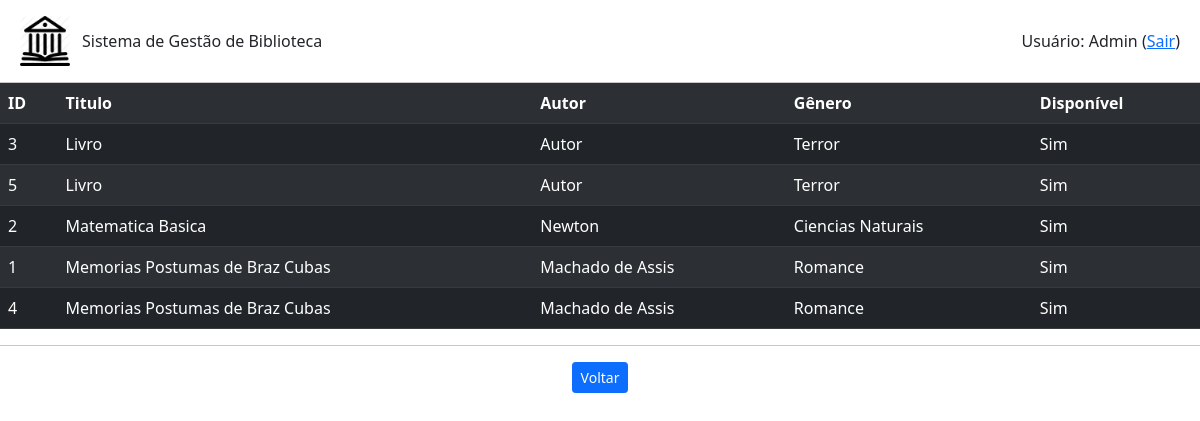
Before: /livro/listar (signed in) with the older database file.
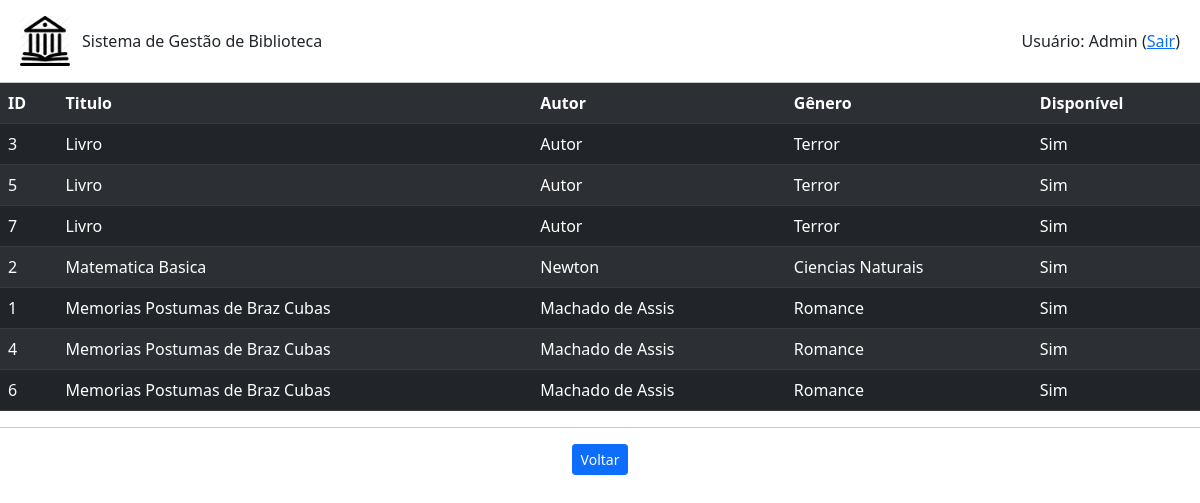
After: the same page with the newer database file.
### livro.py (models this page shows)
class Livro(db.Model):
    id = db.Column(db.Integer, primary_key=True)
    titulo = db.Column(db.String(200), unique=False, nullable=False)
    autor = db.Column(db.String(80), unique=False, nullable=False)
    genero = db.Column(db.String(120), unique=False, nullable=False)
    disponivel = db.Column(db.Boolean, default=True)
    emprestimo = db.relationship('Emprestimo', backref='livro', lazy=True)

### app.py (the view)
@app.route('/livro/listar')
def listar_livros():
    if session.get('autenticado',False)==False:
        flash(u'Login necessário!', category='warning')
        return(redirect(url_for('login')))
    livros = Livro.query.order_by(Livro.titulo).all()
    return(render_template('livros.html', livros=livros))

### templates/livros.html (shortened to what this page needs)
{% extends "base.html" %}
{% block conteudo %}
<table class="table table-dark table-striped">
    <tr>
        <th>ID</th>
        <th>Titulo</th>
        <th>Autor</th>
        <th>Gênero</th>
        <th>Disponível</tr>
    {% for livro in livros %}
        <tr>
            <td>{{livro.id}}</td>
            <td>{{livro.titulo}}</td>
            <td>{{livro.autor}}</td>
            <td>{{livro.genero}}</td>
            {% if livro.disponivel == True %}
                <td>Sim</td>
            {% else %}
                 <td>Não</td>
            {% endif %}
        </tr>
    {% endfor %}
</table>
<hr>
    <div class="row text-center">
        <div class="col mr-1">
            <a class="btn btn-primary btn-sm" href="{{url_for('root')}}" role="button">Voltar</a>
        </div>
    </div>
{% endblock %}

### templates/base.html (shortened to what this page needs)
<!DOCTYPE html>
<html>
    <head>
      <link href="https://cdn.jsdelivr.net/npm/bootstrap@5.1.3/dist/css/bootstrap.min.css" rel="stylesheet">
    </head>
  <body>
    <div class="row mx-0 mb-3 mt-3">
      <div class="col-md-auto ms-2 my-auto" style="width: 62px;">
          <img src="{{url_for('static', filename='Biblioteca_icon.png')}}" style="width: 50px; height: 50px;">
      </div>
      <div class="col my-auto" style="height: 100%;">
        Sistema de Gestão de Biblioteca
      </div>
      <div class="col text-end me-2 my-auto" style="height: 100%;">
        {% if session.get('autenticado',False)==False %}
          <a class="btn btn-primary" href="{{url_for('login')}}" role="button">Entrar</a>
        {% else %}
          Usuário: {{session.get('nome')}}
          (<a href="{{url_for('logout')}}">Sair</a>)
        {% endif %}
      </div>
    </div>
    <hr class="my-0">
    {% block conteudo %}
    {% endblock %}
  </body>
</html>

Changed rows visible on the page:
added Livro: id "7", titulo "Livro", autor "Autor", genero "Terror", disponivel "Sim"
added Livro: id "6", titulo "Memorias Postumas de Braz Cubas", autor "Machado de Assis", genero "Romance", disponivel "Sim"
